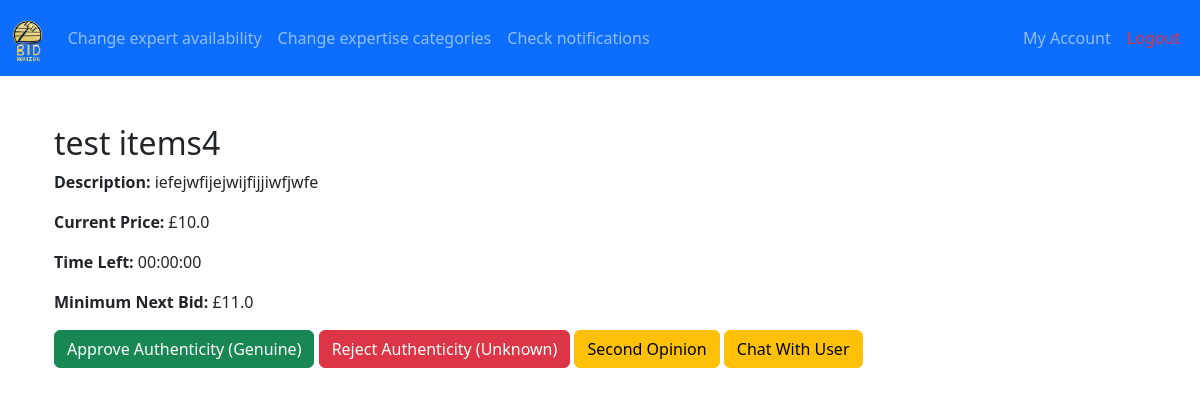
Screenshot of /authenticate_item/9 (signed in) with the database file from the repository.
### app/models.py (models this page shows, shortened)
class Item(db.Model):
    __tablename__ = 'items'
    id = db.Column(db.Integer, primary_key=True)
    name = db.Column(db.String(128), nullable=False)
    description = db.Column(db.Text)
    category_id = db.Column(db.Integer, db.ForeignKey('categories.id'))
    minimum_price = db.Column(db.Float, nullable=False)
    current_price = db.Column(db.Float, nullable=False)
    seller_id = db.Column(db.Integer, db.ForeignKey('users.id'), nullable=False)
    winner_id = db.Column(db.Integer, db.ForeignKey('users.id'))
    status = db.Column(db.Integer, default=ItemStatus.PENDING.value)
    start_time = db.Column(db.DateTime)
    end_time = db.Column(db.DateTime, nullable=False)
    created_at = db.Column(db.DateTime, default=datetime.utcnow)
    is_authenticated = db.Column(db.Boolean, default=False)
    bids = db.relationship('Bid', backref='item', lazy='dynamic', cascade="all, delete-orphan")
    images = db.relationship('ItemImage', backref='item', lazy=True, cascade="all, delete-orphan")
    authentication_request = db.relationship('AuthenticationRequest', backref='item', uselist=False, cascade="all, delete-orphan")
    notifications = db.relationship('Notification', back_populates='item', cascade="all, delete-orphan")
    def time_left(self):
        now = datetime.utcnow()
        remaining_time = max(0, (self.end_time - now).total_seconds())
        frame = None
        try:
            import inspect
            frame = inspect.currentframe().f_back
            caller_name = frame.f_code.co_name
        except:
            caller_name = None
        finally:
            del frame  # Clean up memory
        if caller_name and "test_" in caller_name:  # If called from a test
            return int(remaining_time)
        hours = int(remaining_time // 3600)
        minutes = int((remaining_time % 3600) // 60)
        seconds = int(remaining_time % 60)
        return f"{hours:02}:{minutes:02}:{seconds:02}"

### app/views.py (the view, shortened to what this page needs)
@views.route('/authenticate_item/<int:item_id>', methods=['GET','POST'])
@login_required
def authenticate_item(item_id):
    if current_user.priority != UserPriority.EXPERT.value: # Ensure only experts can access page
        flash("Access denied.", "danger")
        return redirect(url_for('views.home'))
    item = Item.query.get_or_404(item_id)  # Query item by ID
    authentication = AuthenticationRequest.query.filter_by(item_id=item.id).first() # Query authentication request for the item
    action = request.form.get('action') # Get action from form button
    form = AuthenticateForm()
    return render_template('authenticate_item.html', item=item, form=form)

### app/__init__.py (called while the page is built)
def create_app():
    import os
    app = Flask(__name__,)
    env = os.getenv('FLASK_ENV', 'development')
    app.config.from_object(config_dict.get(env, 'development'))
    mail.init_app(app)
    Bootstrap(app)
    csrf = CSRFProtect(app)
    db.init_app(app)
    Migrate(app, db)
    login_manager = LoginManager(app)
    login_manager.init_app(app)
    @login_manager.user_loader
    def load_user(user_id):
        return models.User.query.get(int(user_id))
    from app import models
    from app.views import views  # Import blueprint
    app.register_blueprint(views, url_prefix='/')
    thread = threading.Thread(target=check_auctions, args=(app,), daemon=True)
    thread.start()
    return app

### app/templates/authenticate_item.html (shortened to what this page needs)
{% extends "expert_base.html" %}
{% block content %}
<div class="container mt-5">
  <h2>{{ item.name }}</h2>
  <p><strong>Description:</strong> {{ item.description }}</p>
  <p><strong>Current Price:</strong> £{{ item.current_price }}</p>
  <p><strong>Time Left:</strong> {{ item.time_left() }}</p>
  <p><strong>Minimum Next Bid:</strong> £{{ item.current_price * 1.1 }}</p>
  <form method="POST" action="{{ url_for('views.authenticate_item', item_id=item.id) }}">
    <button type="submit" name="action" value="approve" class="btn btn-success">Approve Authenticity (Genuine)</button>
    <button type="submit" name="action" value="reject" class="btn btn-danger">Reject Authenticity (Unknown)</button>
    <button type="submit" name="action" value="second_opinion" class="btn btn-warning">Second Opinion</button>
    <button type="submit" name="action" value="chat" class="btn btn-warning">Chat With User</button>
  </form>
</div>
{% endblock %}

### app/static/css/style.css (style rules this page uses)
body { background-color: #FAF3E0; font-family: Arial, sans-serif; color: #2B2D42; }

### rows the page displays
Item: name "test items4", description "iefejwfijejwijfijjiwfjwfe", current_price "10.0", time_left "00:00:00", item.current_price*1.1 "11.0"
